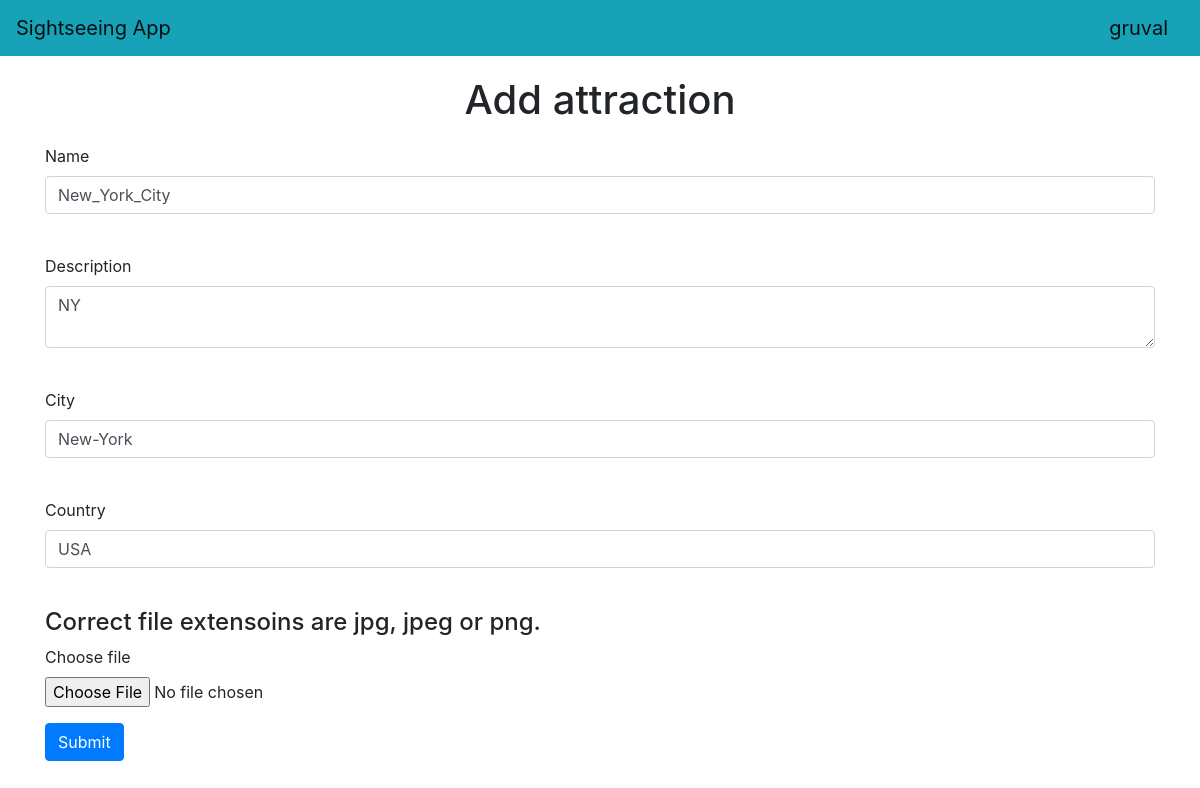
Page /attractions/5 (signed in) on the committed database.
### data/users.py (models this page shows, shortened)
class User(SqlAlchemyBase, UserMixin, SerializerMixin):
    __tablename__ = 'users'
    id = sqlalchemy.Column(sqlalchemy.Integer,
                           primary_key=True, autoincrement=True)
    name = sqlalchemy.Column(sqlalchemy.String, nullable=True)
    sex = sqlalchemy.Column(sqlalchemy.String, nullable=True)
    age = sqlalchemy.Column(sqlalchemy.Integer, nullable=True)
    about = sqlalchemy.Column(sqlalchemy.String, nullable=True)
    email = sqlalchemy.Column(sqlalchemy.String,
                              index=True, unique=True, nullable=True)
    hashed_password = sqlalchemy.Column(sqlalchemy.String, nullable=True)
    created_date = sqlalchemy.Column(sqlalchemy.DateTime,
                                     default=datetime.datetime.now)
    attractions = orm.relationship("Attractions", back_populates='user')

### data/attractions.py (models this page shows, shortened)
class Attractions(SqlAlchemyBase, SerializerMixin):
    __tablename__ = 'attractions'
    id = sqlalchemy.Column(sqlalchemy.Integer,
                           primary_key=True, autoincrement=True)
    name = sqlalchemy.Column(sqlalchemy.String, nullable=True)
    description = sqlalchemy.Column(sqlalchemy.String, nullable=True)
    city = sqlalchemy.Column(sqlalchemy.String, nullable=True)
    country = sqlalchemy.Column(sqlalchemy.String, nullable=True)
    map = sqlalchemy.Column(sqlalchemy.String, nullable=True)
    pic = sqlalchemy.Column(sqlalchemy.String, nullable=True)
    created_date = sqlalchemy.Column(sqlalchemy.DateTime,
                                     default=datetime.datetime.now)
    user_id = sqlalchemy.Column(sqlalchemy.Integer,
                                sqlalchemy.ForeignKey("users.id"))
    user = orm.relationship('User')

### main.py (the view, shortened to what this page needs)
@app.route('/attractions/<int:id>', methods=['GET', 'POST'])
@login_required
def edit_attractions(id):
    form = AttractionsForm()
    if request.method == 'GET':
        db_sess = db_session.create_session()
        attractions = db_sess.query(Attractions).filter(
            Attractions.id == id, Attractions.user == current_user
                                          ).first()
        if attractions:
            form.name.data = attractions.name
            form.description.data = attractions.description
            form.city.data = attractions.city
            form.country.data = attractions.country
        else:
            abort(404)
    return render_template('attractions.html',
                           title='Edit attraction',
                           form=form)

### forms/attractions.py
class AttractionsForm(FlaskForm):
    name = StringField('Name', validators=[DataRequired()])
    description = TextAreaField('Description', validators=[DataRequired()])
    city = StringField('City', validators=[DataRequired()])
    country = StringField('Country', validators=[DataRequired()])
    submit = SubmitField('Submit')

### data/db_session.py (called while the page is built)
def create_session() -> Session:
    global __factory
    return __factory()

### main.py (called while the page is built)
@login_manager.user_loader
def load_user(user_id):
    db_sess = db_session.create_session()
    return db_sess.query(User).get(user_id)

### templates/attractions.html (shortened to what this page needs)
{% extends "base.html" %}
{% block content %}
<h1>Add attraction</h1>
<form action="" method="post" enctype="multipart/form-data">
    <p>
        {{ form.name.label }}<br>
        {{ form.name(class="form-control")}}<br>
    </p>
    <p>
        {{ form.description.label }}<br>
        {{ form.description(class="form-control")}}<br>
    </p>
    <p>
        {{ form.city.label }}<br>
        {{ form.city(class="form-control")}}<br>
    </p>
    <p>
        {{ form.country.label }}<br>
        {{ form.country(class="form-control")}}<br>
    </p>
    <div class="form-group">
        <h4>Correct file extensoins are jpg, jpeg or png.</h4>
        <label for="pic">Choose file</label>
        <input type="file" class="form-control-file" id="pic" name="file">
    </div>
    <p>
        {{ form.submit(type="submit", class="btn btn-primary") }}
    </p>
</form>
{% endblock %}

### templates/base.html (shortened to what this page needs)
<!DOCTYPE html>
<html lang="en">
<head>
    <link rel="stylesheet"
          href="https://stackpath.bootstrapcdn.com/bootstrap/4.4.1/css/bootstrap.min.css"
>
    <link rel="stylesheet" type="text/css" href="static/css/style.css">
</head>
<body>
<header>
    <nav class="navbar navbar-light bg-info">
        <a class="navbar-brand" href="/">Sightseeing App</a>
        {% if current_user.is_authenticated %}
            <a class="navbar-brand" href="/logout">{{ current_user.name }}</a>
        {% else %}
            <p>
                <a class="btn btn-primary" href="/register">Register</a>
                <a class="btn btn-success" href="/login">Enter</a>
            </p>
        {% endif %}
    </nav>
</header>
<main role="main" class="container">
    {% block content%}{% endblock %}
</main>
</body>
</html>

### static/css/style.css (style rules this page uses)
h1 { text-align: center; margin-top: 20px; margin-bottom: 20px; }

### rows in the picture
User: name "gruval"
Attractions: name "New_York_City", description "NY", city "New-York", country "USA"
